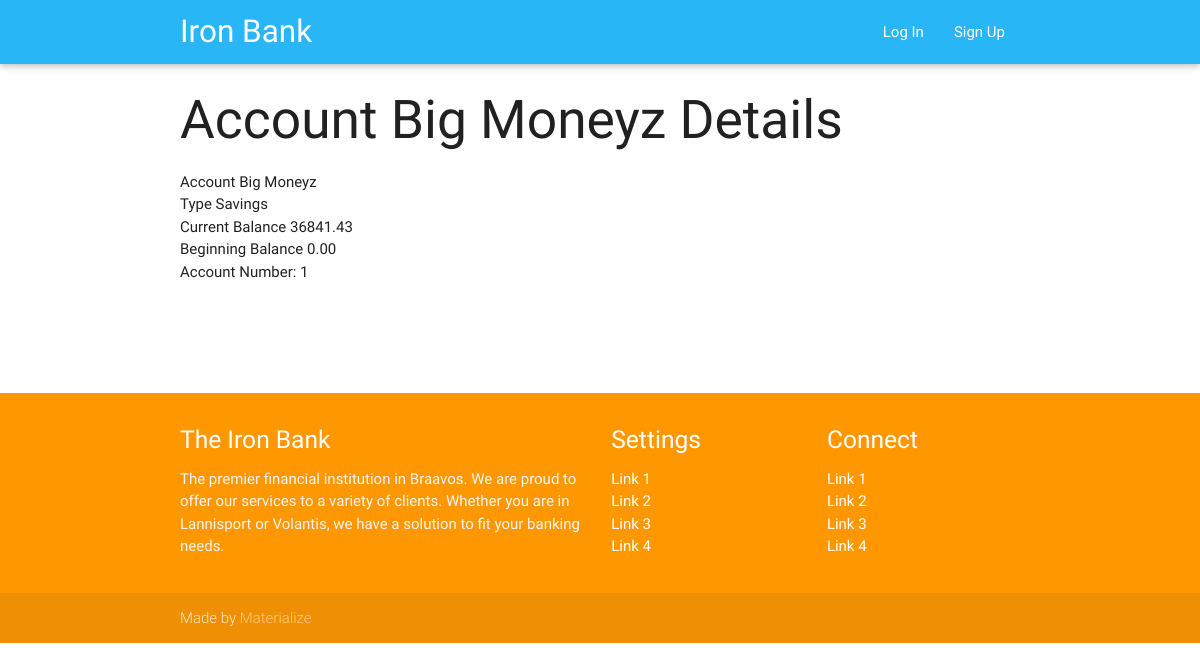
The page /account/manageaccount/1 on the database as committed earlier.
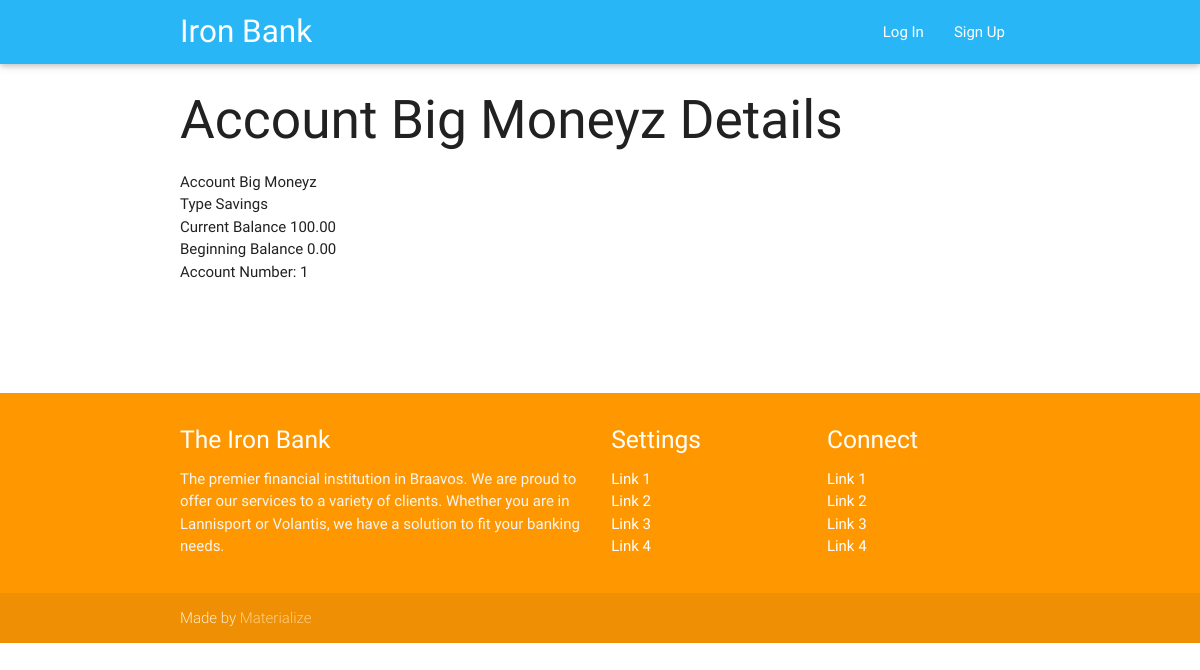
The same page on the database as committed later.
### bankapp/models.py (models this page shows, shortened)
class Account(models.Model):
    account_type = models.CharField(max_length=30, choices=ACCOUNT_CHOICES)
    description = models.CharField(max_length=200)
    current_balance = models.DecimalField(max_digits=10, decimal_places=2)
    beginning_balance = models.DecimalField(max_digits=10, decimal_places=2, default=0)

### bankapp/views.py (the view)
# urls.py: url(r'^account/manageaccount/(?P<pk>\d+)', MoneyView.as_view(), name='manage'),
class MoneyView(RestrictedAccessMixin, DetailView):
    model = Account

### bankapp/views.py (called while the page is built)
    def get_queryset(self):
        return self.model.objects.filter()

### templates/bankapp/account_detail.html
{% extends 'base.html' %}
{% block content %}
    <div class="container">
    <div><h2>Account {{ account.description }} Details</h2></div>
        <ul>
            <li>Account {{ account.description }}</li>
            <li>Type {{ account.get_account_type_display }}</li>
            <li>Current Balance {{ account.current_balance }}</li>
            <li>Beginning Balance {{ account.beginning_balance }}</li>
            <li>Account Number: {{ account.pk }}</li>
        </ul>
    </div>
{% endblock %}

Rows that differ between the two databases and show on the page:
changed Account "Big Moneyz": current_balance "36841.43" → "100.00"
